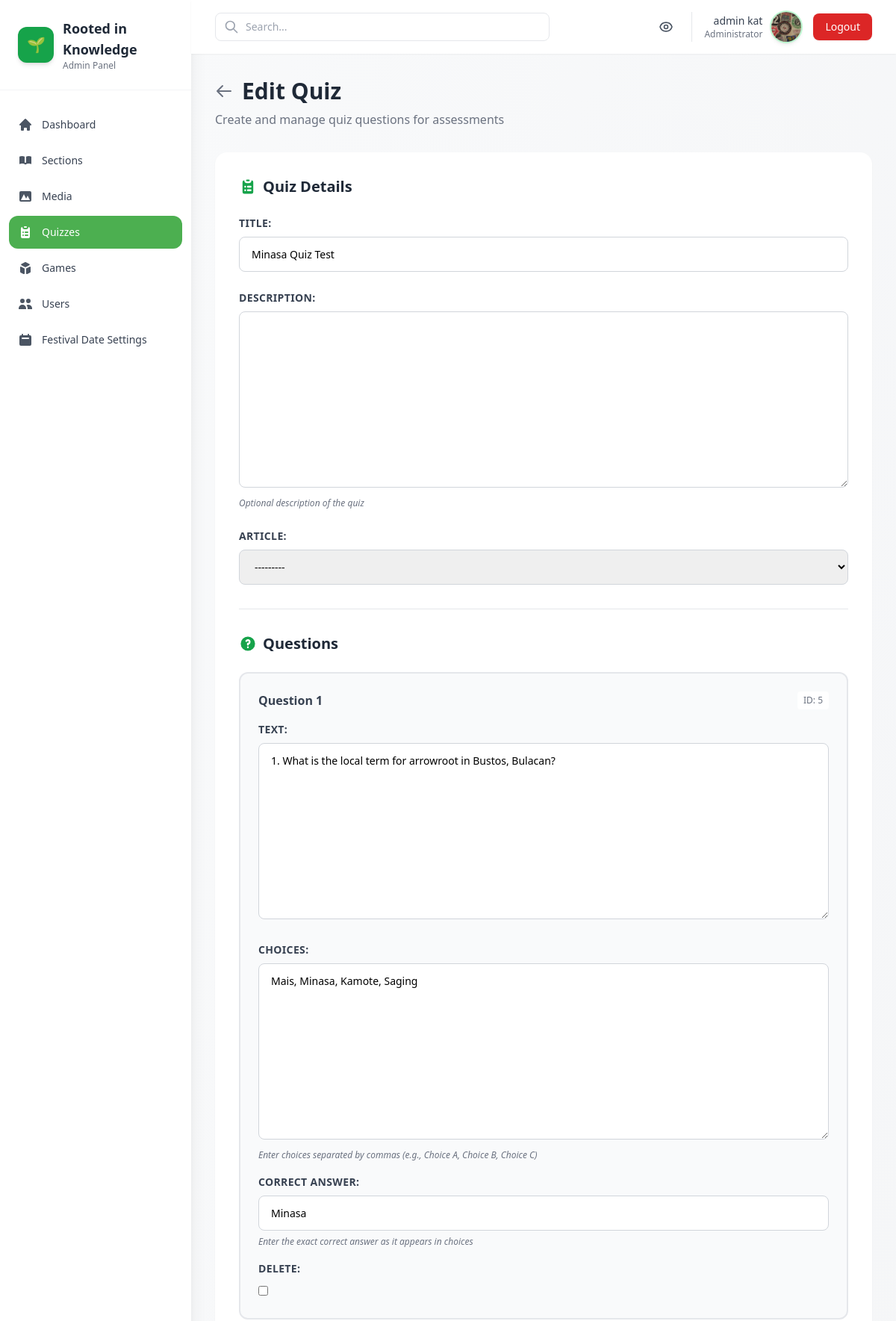
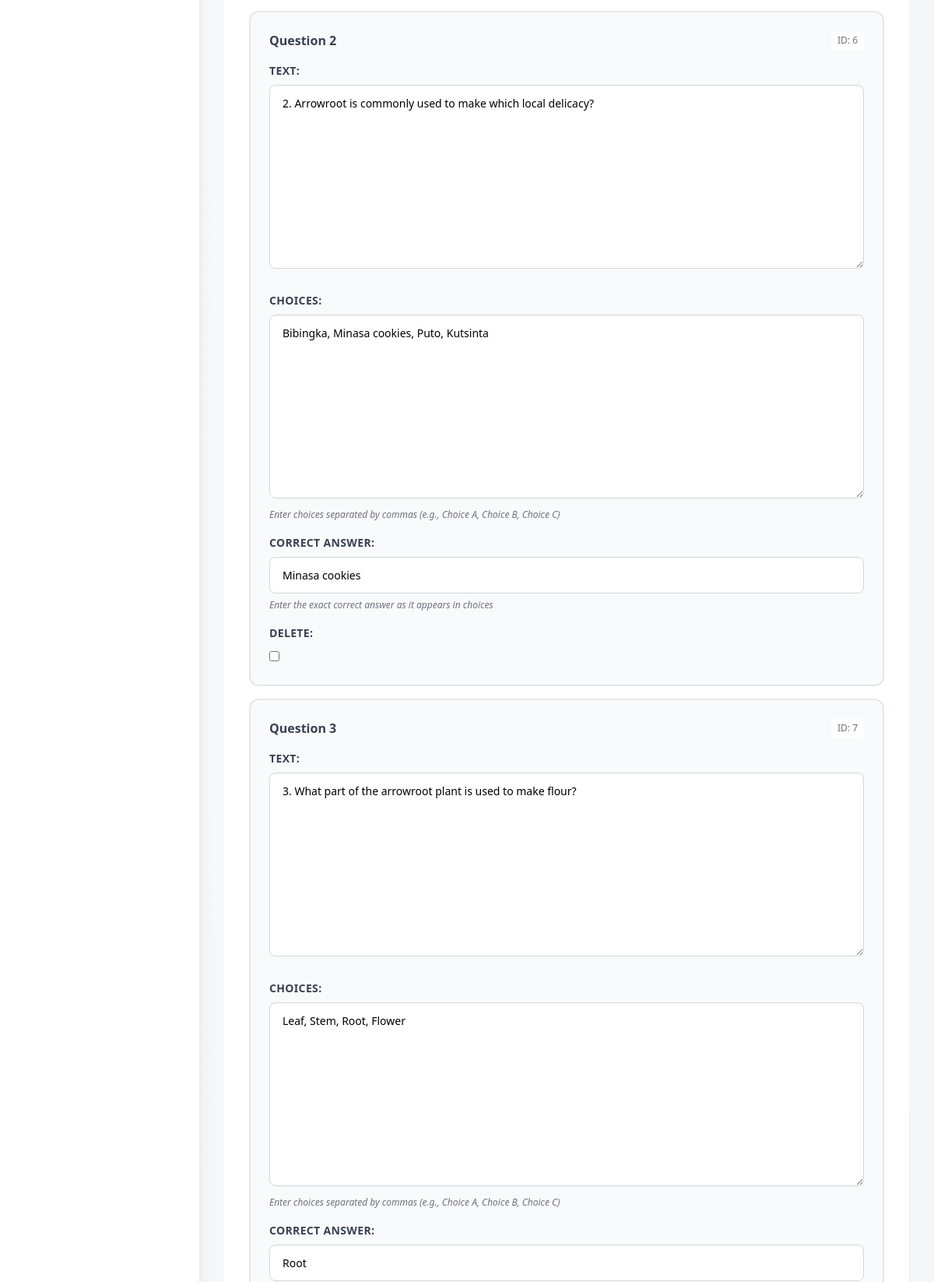
Page /admin-panel/quizzes/5/edit/ (signed in, upper part) on the committed database (2 pictures, top to bottom).
### core/models.py (models this page shows, shortened)
class StudentProfile(models.Model):
    user = models.OneToOneField(settings.AUTH_USER_MODEL, on_delete=models.CASCADE)
    full_name = models.CharField(max_length=200, blank=True)
    profile_picture = models.ImageField(upload_to='profile_pics/', blank=True, null=True)
    birthday = models.DateField(null=True, blank=True)
    grade = models.PositiveSmallIntegerField(null=True, blank=True)
    must_change_password = models.BooleanField(default=True)
    created_at = models.DateTimeField(auto_now_add=True)

class Article(models.Model):
    CATEGORY_CHOICES = [
        ('planting', 'Planting & Science'),
        ('culture', 'Culture & History'),
        ('economics', 'Economics & Sustainability'),
        ('creative', 'Creative Minasa'),
    ]
    title = models.CharField(max_length=200)
    slug = models.SlugField(unique=True)
    category = models.CharField(max_length=50, choices=CATEGORY_CHOICES)
    excerpt = models.TextField(blank=True)
    content = models.TextField()
    video = models.FileField(upload_to='videos/', blank=True, null=True)
    pdf = models.FileField(upload_to='pdfs/', blank=True, null=True)
    cover_image = models.ImageField(upload_to='article_covers/', blank=True, null=True)
    created_at = models.DateTimeField(auto_now_add=True)
    def __str__(self):
        return self.title

### quizzes/models.py (models this page shows, shortened)
class Quiz(models.Model):
    title = models.CharField(max_length=200)
    article = models.ForeignKey(Article, on_delete=models.SET_NULL, null=True, blank=True)
    description = models.TextField(blank=True, null=True, help_text="Optional description of the quiz")

class Question(models.Model):
    quiz = models.ForeignKey(Quiz, related_name='questions', on_delete=models.CASCADE)
    text = models.TextField()
    choices = models.TextField(blank=True, default='', help_text="Enter choices separated by commas (e.g., Choice A, Choice B, Choice C)")
    correct_answer = models.CharField(max_length=200, blank=True, default='', help_text="Enter the exact correct answer as it appears in choices")

### core/admin_panel/views.py (the view, shortened to what this page needs)
# urls.py: path('admin-panel/quizzes/<int:pk>/edit/', admin_views.QuizUpdateView.as_view(), name='admin_quiz_edit'),
@method_decorator(staff_member_required, name='dispatch')
class QuizUpdateView(UpdateView):
    model = Quiz
    fields = ['title', 'description', 'article']
    template_name = 'core/admin_panel/quiz_form.html'
    success_url = reverse_lazy('core:admin_quizzes')
    def get(self, request, *args, **kwargs):
        self.object = self.get_object()
        form = self.get_form()
        formset = QuizFormSet(instance=self.object)
        return render(request, self.template_name, {'form': form, 'formset': formset})

### core/templates/core/admin_panel/quiz_form.html (shortened to what this page needs)
{% extends 'core/admin_panel/base.html' %}
{% block content %}
<div class="mb-8">
  <div class="flex items-center gap-3 mb-2">
    <a href="{% url 'core:admin_quizzes' %}" class="text-gray-500 hover:text-gray-700">
      <svg class="w-6 h-6" fill="none" stroke="currentColor" viewBox="0 0 24 24">
        <path stroke-linecap="round" stroke-linejoin="round" stroke-width="2" d="M10 19l-7-7m0 0l7-7m-7 7h18"></path>
      </svg>
    </a>
    <h1 class="text-3xl font-bold text-gray-800">{% if form.instance.pk %}Edit{% else %}Add{% endif %} Quiz</h1>
  </div>
  <p class="text-gray-500">Create and manage quiz questions for assessments</p>
</div>
<div class="">
  <div class="bg-white rounded-2xl shadow-sm p-8">
    <form method="post">
      <div class="mb-8">
        <h2 class="text-xl font-bold text-gray-800 mb-6 flex items-center gap-2">
          Quiz Details
        </h2>
        <div class="space-y-6">
          {{ form.as_p }}
        </div>
      </div>
      <div class="border-t border-gray-200 pt-8">
        <h2 class="text-xl font-bold text-gray-800 mb-6 flex items-center gap-2">
          Questions
        </h2>
        <div id="questions-container" class="space-y-4">
          {% for f in formset.forms %}
            <div class="bg-gray-50 border-2 border-gray-200 rounded-xl p-6 hover:border-green-300 transition-colors">
              <div class="flex items-center justify-between mb-4">
                <h3 class="font-semibold text-gray-700">Question {{ forloop.counter }}</h3>
                {% if f.instance.pk %}
                  <span class="text-xs text-gray-500 bg-white px-2 py-1 rounded">ID: {{ f.instance.pk }}</span>
                {% else %}
                  <span class="text-xs text-green-600 bg-green-50 px-2 py-1 rounded">New</span>
                {% endif %}
              </div>
              <div class="space-y-4">
                {{ f.as_p }}
              </div>
            </div>
          {% endfor %}
        </div>
      </div>
    </form>
  </div>
</div>
{% endblock %}

### core/templates/core/admin_panel/base.html (shortened to what this page needs)
<!doctype html>
<html lang="en">
  <head>
    <script src="https://cdn.tailwindcss.com"></script>
  </head>
  <body class="bg-gradient-to-br from-gray-50 to-gray-100 min-h-screen antialiased" x-data="{ sidebarOpen: true, mobileMenuOpen: false }">
    <div class="min-h-screen flex">
      <aside :class="sidebarOpen ? 'w-64' : 'w-20'" class="bg-white shadow-xl transition-all duration-300 h-screen sticky top-0 hidden lg:block">
        <div class="p-6 border-b border-gray-100">
          <div class="flex items-center gap-3">
            <div class="w-12 h-12 bg-green-600 rounded-xl flex items-center justify-center text-white shadow-md flex-shrink-0">
              <span class="text-xl">🌱</span>
            </div>
            <div x-show="sidebarOpen" x-transition>
              <div class="text-lg font-bold text-gray-800">Rooted in Knowledge</div>
              <p class="text-xs text-gray-500">Admin Panel</p>
            </div>
          </div>
        </div>
        <nav class="mt-6 px-3">
          <ul class="space-y-1 text-sm">
            <li>
              <a href="{% url 'core:admin_dashboard' %}" class="flex items-center gap-3 p-3 rounded-xl hover:bg-green-50 transition-all group {% if request.resolver_match.url_name == 'admin_dashboard' %}active-nav{% endif %}">
                <svg class="w-5 h-5 flex-shrink-0 {% if request.resolver_match.url_name == 'admin_dashboard' %}text-white{% else %}text-gray-600 group-hover:text-green-600{% endif %}" fill="currentColor" viewBox="0 0 20 20">
                  <path d="M10.707 2.293a1 1 0 00-1.414 0l-7 7a1 1 0 001.414 1.414L4 10.414V17a1 1 0 001 1h2a1 1 0 001-1v-2a1 1 0 011-1h2a1 1 0 011 1v2a1 1 0 001 1h2a1 1 0 001-1v-6.586l.293.293a1 1 0 001.414-1.414l-7-7z"></path>
                </svg>
                <span x-show="sidebarOpen" class="font-medium {% if request.resolver_match.url_name == 'admin_dashboard' %}text-white{% else %}text-gray-700 group-hover:text-green-600{% endif %}">Dashboard</span>
              </a>
            </li>
            <li>
              <a href="{% url 'core:admin_sections' %}" class="flex items-center gap-3 p-3 rounded-xl hover:bg-green-50 transition-all group {% if 'section' in request.resolver_match.url_name %}active-nav{% endif %}">
                <svg class="w-5 h-5 flex-shrink-0 {% if 'section' in request.resolver_match.url_name %}text-white{% else %}text-gray-600 group-hover:text-green-600{% endif %}" fill="currentColor" viewBox="0 0 20 20">
                  <path d="M9 4.804A7.968 7.968 0 005.5 4c-1.255 0-2.443.29-3.5.804v10A7.969 7.969 0 015.5 14c1.669 0 3.218.51 4.5 1.385A7.962 7.962 0 0114.5 14c1.255 0 2.443.29 3.5.804v-10A7.968 7.968 0 0014.5 4c-1.255 0-2.443.29-3.5.804V12a1 1 0 11-2 0V4.804z"></path>
                </svg>
                <span x-show="sidebarOpen" class="font-medium {% if 'section' in request.resolver_match.url_name %}text-white{% else %}text-gray-700 group-hover:text-green-600{% endif %}">Sections</span>
              </a>
            </li>
            <li>
              <a href="{% url 'core:admin_media' %}" class="flex items-center gap-3 p-3 rounded-xl hover:bg-green-50 transition-all group {% if 'media' in request.resolver_match.url_name %}active-nav{% endif %}">
                <svg class="w-5 h-5 flex-shrink-0 {% if 'media' in request.resolver_match.url_name %}text-white{% else %}text-gray-600 group-hover:text-green-600{% endif %}" fill="currentColor" viewBox="0 0 20 20">
                  <path fill-rule="evenodd" d="M4 3a2 2 0 00-2 2v10a2 2 0 002 2h12a2 2 0 002-2V5a2 2 0 00-2-2H4zm12 12H4l4-8 3 6 2-4 3 6z" clip-rule="evenodd"></path>
                </svg>
                <span x-show="sidebarOpen" class="font-medium {% if 'media' in request.resolver_match.url_name %}text-white{% else %}text-gray-700 group-hover:text-green-600{% endif %}">Media</span>
              </a>
            </li>
            <li>
              <a href="{% url 'core:admin_quizzes' %}" class="flex items-center gap-3 p-3 rounded-xl hover:bg-green-50 transition-all group {% if 'quiz' in request.resolver_match.url_name %}active-nav{% endif %}">
                <svg class="w-5 h-5 flex-shrink-0 {% if 'quiz' in request.resolver_match.url_name %}text-white{% else %}text-gray-600 group-hover:text-green-600{% endif %}" fill="currentColor" viewBox="0 0 20 20">
                  <path d="M9 2a1 1 0 000 2h2a1 1 0 100-2H9z"></path>
                  <path fill-rule="evenodd" d="M4 5a2 2 0 012-2 3 3 0 003 3h2a3 3 0 003-3 2 2 0 012 2v11a2 2 0 01-2 2H6a2 2 0 01-2-2V5zm3 4a1 1 0 000 2h.01a1 1 0 100-2H7zm3 0a1 1 0 000 2h3a1 1 0 100-2h-3zm-3 4a1 1 0 100 2h.01a1 1 0 100-2H7zm3 0a1 1 0 100 2h3a1 1 0 100-2h-3z" clip-rule="evenodd"></path>
                </svg>
                <span x-show="sidebarOpen" class="font-medium {% if 'quiz' in request.resolver_match.url_name %}text-white{% else %}text-gray-700 group-hover:text-green-600{% endif %}">Quizzes</span>
              </a>
            </li>
            <li>
              <a href="{% url 'core:admin_games' %}" class="flex items-center gap-3 p-3 rounded-xl hover:bg-green-50 transition-all group {% if 'game' in request.resolver_match.url_name %}active-nav{% endif %}">
                <svg class="w-5 h-5 flex-shrink-0 {% if 'game' in request.resolver_match.url_name %}text-white{% else %}text-gray-600 group-hover:text-green-600{% endif %}" fill="currentColor" viewBox="0 0 20 20">
                  <path d="M11 17a1 1 0 001.447.894l4-2A1 1 0 0017 15V9.236a1 1 0 00-1.447-.894l-4 2a1 1 0 00-.553.894V17zM15.211 6.276a1 1 0 000-1.788l-4.764-2.382a1 1 0 00-.894 0L4.789 4.488a1 1 0 000 1.788l4.764 2.382a1 1 0 00.894 0l4.764-2.382zM4.447 8.342A1 1 0 003 9.236V15a1 1 0 00.553.894l4 2A1 1 0 009 17v-5.764a1 1 0 00-.553-.894l-4-2z"></path>
                </svg>
                <span x-show="sidebarOpen" class="font-medium {% if 'game' in request.resolver_match.url_name %}text-white{% else %}text-gray-700 group-hover:text-green-600{% endif %}">Games</span>
              </a>
            </li>
            <li>
              <a href="{% url 'core:admin_users' %}" class="flex items-center gap-3 p-3 rounded-xl hover:bg-green-50 transition-all group {% if 'user' in request.resolver_match.url_name %}active-nav{% endif %}">
                <svg class="w-5 h-5 flex-shrink-0 {% if 'user' in request.resolver_match.url_name %}text-white{% else %}text-gray-600 group-hover:text-green-600{% endif %}" fill="currentColor" viewBox="0 0 20 20">
                  <path d="M9 6a3 3 0 11-6 0 3 3 0 016 0zM17 6a3 3 0 11-6 0 3 3 0 016 0zM12.93 17c.046-.327.07-.66.07-1a6.97 6.97 0 00-1.5-4.33A5 5 0 0119 16v1h-6.07zM6 11a5 5 0 015 5v1H1v-1a5 5 0 015-5z"></path>
                </svg>
                <span x-show="sidebarOpen" class="font-medium {% if 'user' in request.resolver_match.url_name %}text-white{% else %}text-gray-700 group-hover:text-green-600{% endif %}">Users</span>
              </a>
            </li>
            <li>
              <a href="{% url 'core:admin_festival_date_settings' %}" class="flex items-center gap-3 p-3 rounded-xl hover:bg-green-50 transition-all group {% if 'festival_date' in request.resolver_match.url_name %}active-nav{% endif %}">
                <svg class="w-5 h-5 flex-shrink-0 {% if 'festival_date' in request.resolver_match.url_name %}text-white{% else %}text-gray-600 group-hover:text-green-600{% endif %}" fill="currentColor" viewBox="0 0 20 20">
                  <path fill-rule="evenodd" d="M6 2a1 1 0 00-1 1v1H4a2 2 0 00-2 2v10a2 2 0 002 2h12a2 2 0 002-2V6a2 2 0 00-2-2h-1V3a1 1 0 10-2 0v1H7V3a1 1 0 00-1-1zm0 5a1 1 0 000 2h8a1 1 0 100-2H6z" clip-rule="evenodd"></path>
                </svg>
                <span x-show="sidebarOpen" class="font-medium {% if 'festival_date' in request.resolver_match.url_name %}text-white{% else %}text-gray-700 group-hover:text-green-600{% endif %}">Festival Date Settings</span>
              </a>
            </li>
          </ul>
        </nav>
      </aside>
      <div class="flex-1 flex flex-col min-w-0">
        <header class="bg-white shadow-sm sticky top-0 z-40">
          <div class="px-4 sm:px-6 lg:px-8 py-4 flex items-center justify-between">
            <div class="flex items-center gap-4 flex-1">
              <div class="relative max-w-md w-full">
                <input type="search" placeholder="Search..." class="w-full pl-10 pr-4 py-2 border border-gray-200 rounded-lg focus:outline-none focus:ring-2 focus:ring-green-500 focus:border-transparent text-sm" />
                <svg class="w-5 h-5 text-gray-400 absolute left-3 top-1/2 -translate-y-1/2" fill="none" stroke="currentColor" viewBox="0 0 24 24">
                  <path stroke-linecap="round" stroke-linejoin="round" stroke-width="2" d="M21 21l-6-6m2-5a7 7 0 11-14 0 7 7 0 0114 0z"></path>
                </svg>
              </div>
            </div>
            <div class="flex items-center gap-4">
              <a href="/" class="p-2 hover:bg-gray-100 rounded-lg transition" title="View Site">
              </a>
             <a href="{% url 'core:profile' %}">
              <div class="flex items-center gap-3 pl-4 border-l border-gray-200">
                <div class="text-right hidden sm:block">
                  <div class="text-sm font-medium text-gray-700">{{ user.username }}</div>
                  <div class="text-xs text-gray-500">Administrator</div>
                </div>
                {% if user.studentprofile.profile_picture %}
                  <img src="{{ user.studentprofile.profile_picture.url }}" alt="{{ user.username }}" class="w-10 h-10 rounded-full object-cover shadow-md ring-2 ring-green-200">
                {% else %}
                  <div class="w-10 h-10 bg-green-600 rounded-full flex items-center justify-center text-white font-semibold shadow-md">
                    {{ user.username|slice:":1"|upper }}
                  </div>
                {% endif %}
              </div>
             </a>
              <a href="{% url 'logout' %}" class="px-4 py-2 text-sm font-medium text-white bg-red-600 hover:bg-red-700 rounded-lg shadow-sm hover:shadow-md transition-all duration-200">
                Logout
              </a>
            </div>
          </div>
        </header>
        <main class="flex-1 p-4 sm:p-6 lg:p-8">
          {% block content %}{% endblock %}
        </main>
      </div>
    </div>
  </body>
</html>

### core/templates/core/admin_panel/base.html (style rules this page uses)
:root { --green: #4CAF50; --orange: #FF9800; }
.active-nav { background: #4CAF50; color: white; }

### core/templates/core/admin_panel/quiz_form.html (style rules this page uses)
form p { margin-bottom: 1.5rem; }
form label { display: block; font-weight: 600; color: #374151; margin-bottom: 0.5rem; font-size: 0.875rem; text-transform: uppercase; letter-spacing: 0.025em; }
form input[type="text"], form input[type="email"], form input[type="number"], form input[type="date"], form input[type="password"], form select, form textarea { width: 100%; padding: 0.75rem 1rem; border: 1px solid #D1D5DB; border-radius: 0.5rem; font-size: 0.875rem; transition: all 0.2s; }
form .helptext { display: block; margin-top: 0.375rem; font-size: 0.75rem; color: #6B7280; font-style: italic; }

### rows in the picture
Quiz: title "Minasa Quiz Test", article "---------"
Question: instance.pk "5"
Question: instance.pk "6"
Question: instance.pk "7"

### other values in the picture
{{ user.username }} "admin kat"
